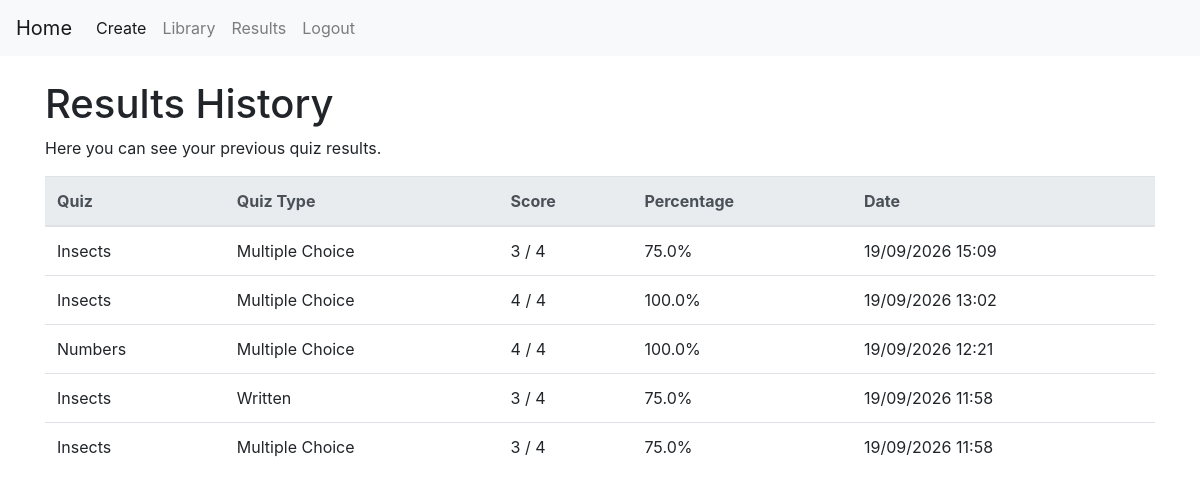
Page /results (signed in) on the committed database.
### tables this page shows
CREATE TABLE results (
        result_id INTEGER PRIMARY KEY AUTOINCREMENT,
        user_id INTEGER NOT NULL,
        quiz_id INTEGER NOT NULL,
        quiz_type TEXT NOT NULL,
        score INTEGER NOT NULL,
        total_questions INTEGER NOT NULL,
        date_completed TIMESTAMP DEFAULT CURRENT_TIMESTAMP
    );

CREATE TABLE quizzes (
        quiz_id INTEGER PRIMARY KEY AUTOINCREMENT,
        quiz_name TEXT NOT NULL,
        user_id INTEGER NOT NULL
        );

### flask-project/app.py (the view)
@app.route("/results")
def results():
    if "user_id" not in session:
        return redirect("/login")
    connection = sqlite3.connect("database.db")
    cursor = connection.cursor()
    cursor.execute(
        """
        SELECT quizzes.quiz_name,
               results.quiz_type,
               results.score,
               results.total_questions,
               results.date_completed
        FROM results
        JOIN quizzes
        ON results.quiz_id = quizzes.quiz_id
        WHERE results.user_id = ?
        ORDER BY results.result_id DESC
        """,
        (session["user_id"],)
    )
    results = cursor.fetchall()
    connection.close()
    return render_template(
        "results.html",
        results=results
    )

### flask-project/templates/results.html (shortened to what this page needs)
{% extends "base.html" %}
{% block content %}
<h1>Results History</h1>
<p>Here you can see your previous quiz results.</p>
{% if results %}
<table class="table table-hover">
    <thead class="thead-light">
        <tr>
            <th>Quiz</th>
            <th>Quiz Type</th>
            <th>Score</th>
            <th>Percentage</th>
            <th>Date</th>
        </tr>
    </thead>
    <tbody>
        {% for result in results %}
        <tr>
            <td>{{ result[0] }}</td>
            <td>
                {% if result[1] == "written" %}
                    Written
                {% elif result[1] == "multiple_choice" %}
                    Multiple Choice
                {% endif %}
            </td>
            <td>
                {{ result[2] }} / {{ result[3] }}
            </td>
            <td>
                {{ ((result[2] / result[3]) * 100) | round(0) }}%
            </td>
            <td>
                {{ result[4][8:10] }}/{{ result[4][5:7] }}/{{ result[4][0:4] }}
                {{ result[4][11:16] }}
            </td>
        </tr>
        {% endfor %}
    </tbody>
</table>
{% else %}
<div class="alert alert-info">
    You do not have any quiz results yet.
</div>
{% endif %}
{% endblock %}

### flask-project/templates/base.html (shortened to what this page needs)
<!DOCTYPE html>
<html>
<head>
    <link rel="stylesheet" href="https://cdn.jsdelivr.net/npm/bootstrap@4.3.1/dist/css/bootstrap.min.css">
</head>
<body>
    <nav class="navbar navbar-expand-lg navbar-light bg-light">
        <a class="navbar-brand" href="/dashboard">Home</a>
        <div class="collapse navbar-collapse" id="navbarNavDropdown">
            <ul class="navbar-nav">
                <li class="nav-item active">
                    <a class="nav-link" href="/create">Create <span class="sr-only">(current)</span></a>
                </li>
                <li class="nav-item">
                    <a class="nav-link" href="/library">Library</a>
                </li>
                <li class="nav-item">
                    <a class="nav-link" href="/results">Results</a>
                </li>
                <li class="nav-item">
                    <a class="nav-link" href="/logout">Logout</a>
                </li>
            </ul>
        </div>
    </nav>
    <div class="container mt-4">
        {% block content %}
        {% endblock %}
    </div>
</body>
</html>

### rows in the picture
results: quiz_name "Insects", quiz_type "Multiple Choice", score "3", total_questions "4", ((result[2]/result[3])*100)|round(0) "75.0", date_completed "19", date_completed "09", date_completed "2026", date_completed "15:09"
results: quiz_name "Insects", quiz_type "Multiple Choice", score "4", total_questions "4", ((result[2]/result[3])*100)|round(0) "100.0", date_completed "19", date_completed "09", date_completed "2026", date_completed "13:02"
results: quiz_name "Numbers", quiz_type "Multiple Choice", score "4", total_questions "4", ((result[2]/result[3])*100)|round(0) "100.0", date_completed "19", date_completed "09", date_completed "2026", date_completed "12:21"
results: quiz_name "Insects", quiz_type "Written", score "3", total_questions "4", ((result[2]/result[3])*100)|round(0) "75.0", date_completed "19", date_completed "09", date_completed "2026", date_completed "11:58"
results: quiz_name "Insects", quiz_type "Multiple Choice", score "3", total_questions "4", ((result[2]/result[3])*100)|round(0) "75.0", date_completed "19", date_completed "09", date_completed "2026", date_completed "11:58"
